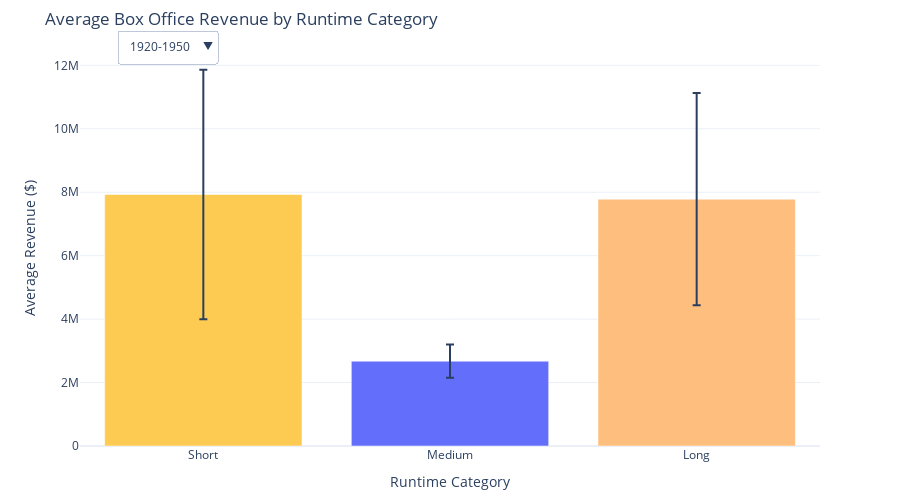

Write notebook code for a chart like this one.
### Code cell
#!!!

# Define time periods
def categorize_period(year):
    if year <= 1950:
        return "1920-1950"
    elif year <= 1980:
        return "1950-1980"
    else:
        return "1980-Now"

# Add time period column
df_movies['time_period'] = df_movies['release_year'].apply(categorize_period)

# Initialize storage for period-specific data
data_by_period = {}

# Process each time period
for period in ["1920-1950", "1950-1980", "1980-Now"]:
    # Filter movies by time period
    filtered_movies = df_movies[df_movies['time_period'] == period]

    # Categorize runtime into quantiles for the current period
    filtered_movies['runtime_category'] = pd.qcut(
        filtered_movies['runtime'], q=3, labels=["Short", "Medium", "Long"]
    )

    # Calculate statistics for runtime categories
    runtime_stats = filtered_movies.groupby('runtime_category')['box_office_revenue'].agg(['mean', 'sem']).reset_index()

    # Store the runtime stats for this period
    data_by_period[period] = runtime_stats
    

# Create the base figure for the first period ("1920-1950")
initial_period = "1920-1950"
color_scale = px.colors.qualitative.Plotly
fig = px.bar(
    data_by_period[initial_period],
    x='runtime_category',
    y='mean',
    error_y='sem',  # Add error bars for standard error and then one color for each bar
    color='mean',  # Color bars by runtime category
    color_continuous_scale=color_scale,
    title='Average Box Office Revenue by Runtime Category',
    labels={'runtime_category': 'Runtime Category', 'mean': 'Average Revenue ($)'}
)

# Customize layout
fig.update_layout(
    xaxis_title="Runtime Category",
    yaxis_title="Average Revenue ($)",
    template="plotly_white",  # Clean background template
    coloraxis_showscale=False,  # Hide the color scale legend
    height=500,  # Adjust height of the chart
    margin=dict(t=50, b=50)  # Add margins for better spacing
)

# Add dropdown menu for time period selection
dropdown_buttons = [
    dict(
        label=period,
        method="update",
        args=[
            {
                "x": [data_by_period[period]['runtime_category']],
                "y": [data_by_period[period]['mean']],
                "error_y": {"array": data_by_period[period]['sem'].tolist()}
            },
            {
                "title": f"Average Box Office Revenue by Runtime Category ({period})"
            }
        ]
    )
    for period in data_by_period.keys()
]

fig.update_layout(
    updatemenus=[
        dict(
            buttons=dropdown_buttons,
            direction="down",
            showactive=True,
            x=0.05,  # Place the dropdown near the left edge of the chart
            xanchor="left",
            y=1.05,  # Place the dropdown slightly above the chart
            yanchor="top"
        )
    ],
    showlegend=False
)

# Show the chart
fig.show()

# Save the chart as an HTML file
fig.write_html("assets/ploty-img/runtime_category_periods.html")

### Figure 1 — Plotly figure (JSON) as saved in the notebook; plotly's stock layout.template omitted (floating-point values rounded to 4 significant figures)
{"data": [{"alignmentgroup": "True", "error_y": {"array": [3932000.0, 524300.0, 3344000.0]}, "hovertemplate": "Runtime Category=%{x}<br>Average Revenue ($)=%{marker.color}<extra></extra>", "legendgroup": "", "marker": {"color": [7927000.0, 2674000.0, 7780000.0], "coloraxis": "coloraxis", "pattern": {"shape": ""}}, "name": "", "offsetgroup": "", "orientation": "v", "showlegend": false, "textposition": "auto", "type": "bar", "x": ["Short", "Medium", "Long"], "xaxis": "x", "y": [7927000.0, 2674000.0, 7780000.0], "yaxis": "y"}], "layout": {"barmode": "relative", "coloraxis": {"colorbar": {"title": {"text": "Average Revenue ($)"}}, "colorscale": [[0, "#636EFA"], [0.1111, "#EF553B"], [0.2222, "#00CC96"], [0.3333, "#AB63FA"], [0.4444, "#FFA15A"], [0.5556, "#19D3F3"], [0.6667, "#FF6692"], [0.7778, "#B6E880"], [0.8889, "#FF97FF"], [1, "#FECB52"]], "showscale": false}, "height": 500, "legend": {"tracegroupgap": 0}, "margin": {"b": 50, "t": 50}, "showlegend": false, "title": {"text": "Average Box Office Revenue by Runtime Category"}, "updatemenus": [{"buttons": [{"args": [{"error_y": {"array": [3932000.0, 524300.0, 3344000.0]}, "x": [["Short", "Medium", "Long"]], "y": [[7927000.0, 2674000.0, 7780000.0]]}, {"title": "Average Box Office Revenue by Runtime Category (1920-1950)"}], "label": "1920-1950", "method": "update"}, {"args": [{"error_y": {"array": [1020000.0, 1232000.0, 3750000.0]}, "x": [["Short", "Medium", "Long"]], "y": [[8559000.0, 13900000.0, 37190000.0]]}, {"title": "Average Box Office Revenue by Runtime Category (1950-1980)"}], "label": "1950-1980", "method": "update"}, {"args": [{"error_y": {"array": [1838000.0, 1856000.0, 3793000.0]}, "x": [["Short", "Medium", "Long"]], "y": [[38280000.0, 44650000.0, 89780000.0]]}, {"title": "Average Box Office Revenue by Runtime Category (1980-Now)"}], "label": "1980-Now", "method": "update"}], "direction": "down", "showactive": true, "x": 0.05, "xanchor": "left", "y": 1.05, "yanchor": "top"}], "xaxis": {"anchor": "y", "domain": [0, 1], "title": {"text": "Runtime Category"}}, "yaxis": {"anchor": "x", "domain": [0, 1], "title": {"text": "Average Revenue ($)"}}}}
